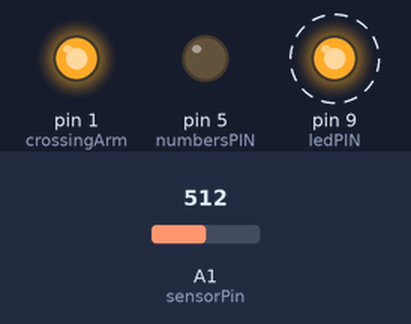
A sketch run on a simulated Arduino Uno, built with avr-gcc and run on an emulated ATmega328P. On the bench: output pins drawn as LEDs (lit = HIGH). Dashed ring = blinking. Inputs (shaded band) come from the test bench; at power-on: A1 (sensorPin) = 512.

Above: at 1.27 s.
1.3 s: A1 (sensorPin) set to 0
At 1.42 s:
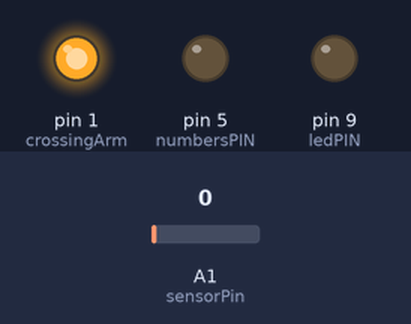
At 2.1 s:
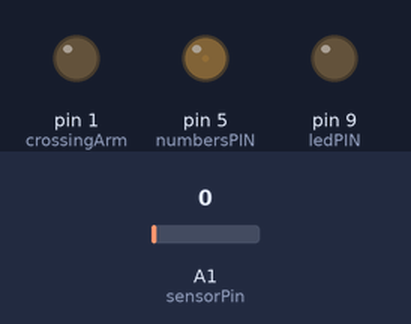
3.0 s: A1 (sensorPin) set to 3
At 3.07 s:
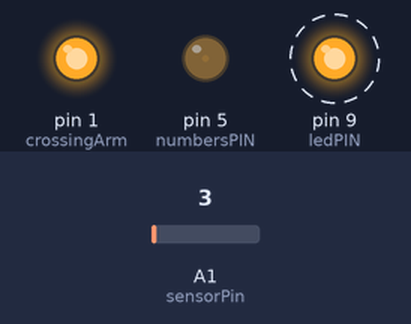
Timing chart, 0 to 12.0 s (numbered marks = the images above; inputs shaded):
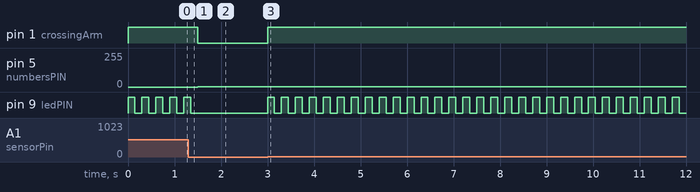

The sketch:

Railarm.ino
```cpp
/*
 * Code by David McCormack
 */

/*
 * Global Ardunio PIN settings
 */
static int ledPIN = 9;        // PIN for the flashing rail lights
static int numbersPIN = 5;    // PIN for train counter
static int sensorPin = 1;     // PIN for Pressure sensor
static int crossingArm = 1;   // PIN for crossing arm servo

// Global variable to keep track of number of times the train has passed.
int numberOfTrains = 0;

/*
 * Ardunio setup routine
 */
void setup()
{
  pinMode(ledPIN, OUTPUT);
  pinMode(numbersPIN, OUTPUT);
  pinMode(crossingArm, OUTPUT);

}

/*
 * Routine to try and print a number on an analog PIN.  This is an approximation and may be off some of the time.
 */
void printNumberOnLED(int number)
{
  // 255 maps to 99, while 0 maps to 0
  analogWrite(numbersPIN, number * 2.55);
}

/*
 * Count that the train has passed over and update the number.
 */
void countTrain()
{
    numberOfTrains++;
    printNumberOnLED(numberOfTrains);
}

/*
 * Ardunio loop routine
 */
void loop()
{
  while (true)
  {
    // Ensure crossing lights are off
    digitalWrite(ledPIN, 0);

    // Check to see if a train is on top
    if (analogRead(sensorPin) > 1)
    {
      // Lower the crossing arm
      digitalWrite(crossingArm, 1);

      // white the train is on the sensor, lets flash the LEDs
      while (analogRead(sensorPin) > 0)
      {
        // Turn LEDs on
        digitalWrite(ledPIN, 1);
        delay(150);

        // Turn LEDs off
        digitalWrite(ledPIN, 0);
        delay(150);
      }

      // Raise the crossing arm.
      digitalWrite(crossingArm, 0);

      // Update the count and display of trains.
      countTrain();

      delay(1000);
    }
  }
}
```

Measured:
- the behaviour switches between 1 and 2 on A1 (sensorPin) (found by bisection; images 2 and 3)
- after the input at 1.3 s, pin 1 (crossingArm): HIGH → LOW after 0.20 s; pin 5 (numbersPIN): 0/255 → 2/255 after 0.20 s; pin 9 (ledPIN): goes on until 1.4 s, then stays LOW
- after the input at 3.0 s, pin 1 (crossingArm): LOW → HIGH at once; pin 9 (ledPIN): alternates HIGH for 0.15 s and LOW for 0.15 s, starting at once
- by itself, pin 9 (ledPIN): alternates HIGH for 0.15 s and LOW for 0.15 s
